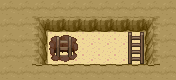

This is a level from a 2D game, rendered from its Tiled map with the project's own tilesets. A one-line summary and the map file follow, with tile-layer data summarised:
An orthogonal 11x5 tile map with 16x16 px tiles, 4 tile layers (Walkable, Grass, Collisions, WalkBehind), 2 tilesets.

<map version="1.0" orientation="orthogonal" width="11" height="5" tilewidth="16" tileheight="16">
 <properties>
  <property name="dayPokemonChances" value="Krabby,40;Zubat,30;Seel,25;Golbat,5;" />
  <property name="dayPokemonLevels" value="22-24;23-23;22-24;25-25;" />
  <property name="nightPokemonChances" value="Krabby,40;Zubat,30;Seel,25;Golbat,5;" />
  <property name="nightPokemonLevels" value="22-24;23-23;22-24;25-25;" />
  <property name="waterPokemonChances" value="" />
  <property name="waterPokemonLevels" value="" />
  <property name="wildProbability" value="10" />
  <property name="xOffsetModifier" value="0" />
  <property name="yOffsetModifier" value="0" />
 </properties>
 <tileset firstgid="1" source="Caveset 2.tsx" />
 <tileset firstgid="1025" source="Path0.tsx" />
 <layer name="Walkable" width="11" height="5">
  <data>[55 cells, 6 non-empty, 1 distinct tile ids]</data>
 </layer>
 <layer name="Grass" width="11" height="5">
  <data>[55 cells, 54 non-empty, 6 distinct tile ids]</data>
 </layer>
 <layer name="Collisions" width="11" height="5">
  <data>[55 cells, 43 non-empty, 7 distinct tile ids]</data>
 </layer>
 <layer name="WalkBehind" width="11" height="5">
  <data>[55 cells, 1 non-empty, 1 distinct tile ids]</data>
 </layer>
</map>
